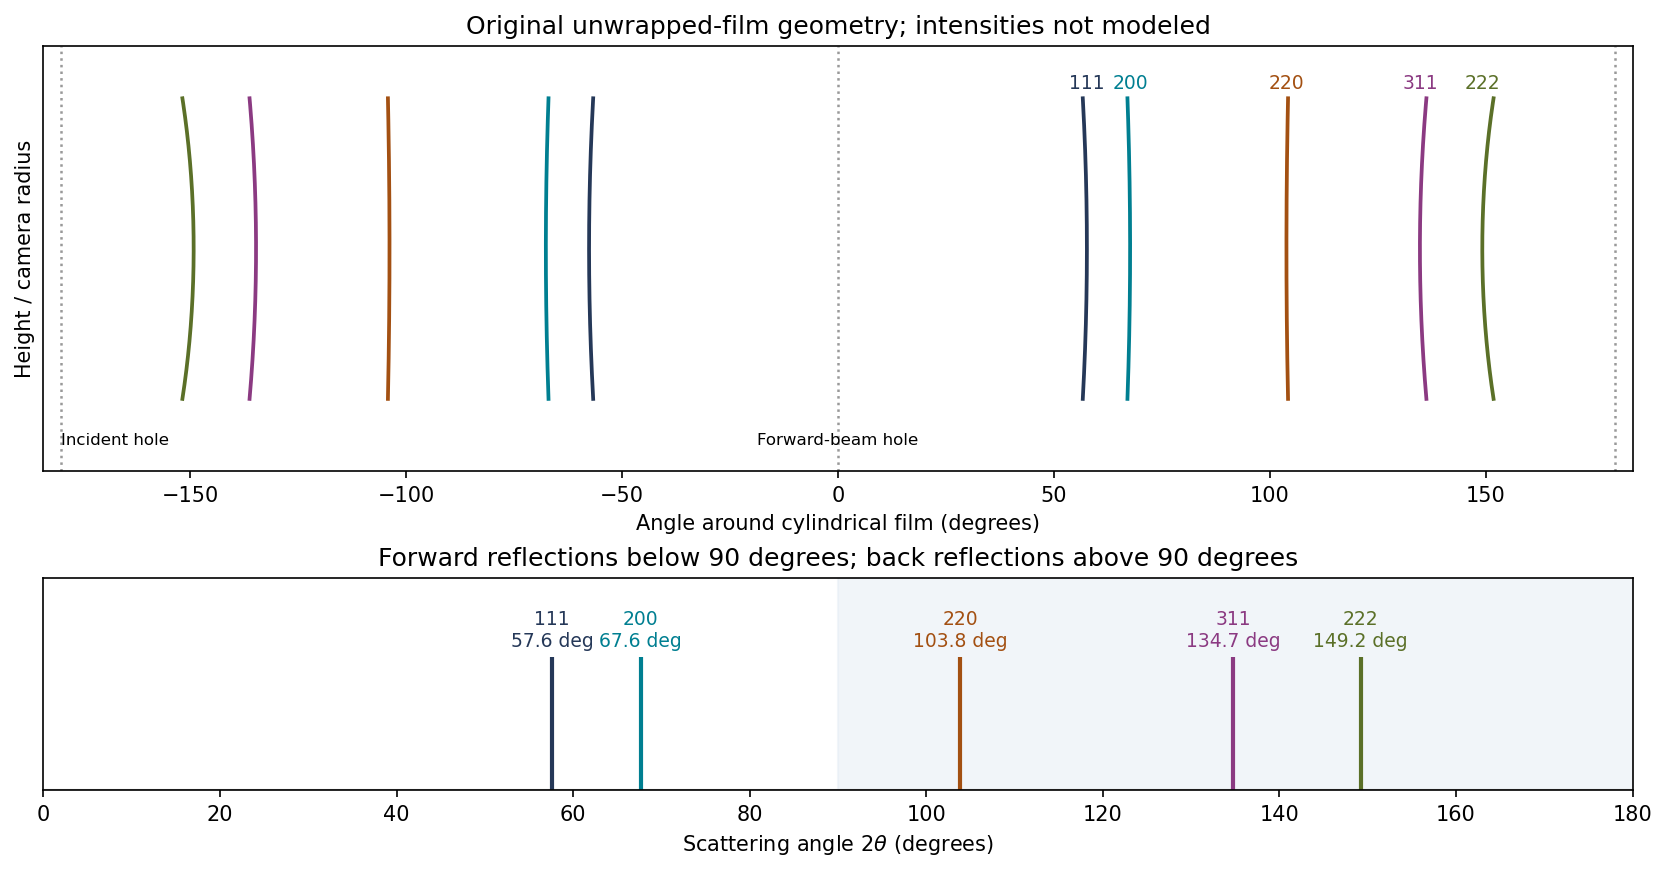

Source code (Python):
"""Original explanatory figure; Python 3.14, numpy and matplotlib.
Write the same-basename PNG to the current working directory for Make.
No source image or source data file is read.
"""
import matplotlib
matplotlib.use("Agg")
import matplotlib.pyplot as plt
from matplotlib.patches import Rectangle, Polygon, Circle, Arc
import numpy as np

def box(ax,x,y,w,h,text,fc="#e5edf5",size=9):
    ax.add_patch(Rectangle((x,y),w,h,fc=fc,ec="#253858",lw=1.2))
    ax.text(x+w/2,y+h/2,text,ha="center",va="center",fontsize=size)

def arrow(ax,a,b,text=None):
    ax.annotate("",xy=b,xytext=a,arrowprops=dict(arrowstyle="->",lw=1.3,color="#253858"))
    if text:ax.text((a[0]+b[0])/2,(a[1]+b[1])/2,text,fontsize=8,ha="center",va="bottom")

def finish(fig,name):
    fig.set_facecolor("white")
    fig.savefig(name,dpi=150,facecolor="white",bbox_inches="tight")
    plt.close(fig)

a=.348;lam=.1937;N=np.array([3,4,8,11,12]);labels=["111","200","220","311","222"]
chi=2*np.arcsin(lam*np.sqrt(N)/(2*a))
fig,axs=plt.subplots(2,1,figsize=(11,5.7),layout="constrained",gridspec_kw={"height_ratios":[2,1]})
ax=axs[0];h=np.linspace(-.23,.23,400)
colors=["#253858","#007f91","#a35012","#8b3a82","#5b7028"]
for th,label,color in zip(chi,labels,colors,strict=True):
 phi=np.degrees(np.arccos(np.cos(th)*np.sqrt(1+h*h)))
 for sgn in [-1,1]:ax.plot(sgn*phi,h,color=color,lw=1.8)
 ax.text(np.degrees(th),.245,label,ha="center",fontsize=9,color=color)
for p in [-180,0,180]:ax.axvline(p,color="#999999",ls=":",lw=1.2)
ax.text(0,-.30,"Forward-beam hole",ha="center",fontsize=8);ax.text(-180,-.30,"Incident hole",ha="left",fontsize=8)
ax.set(xlim=(-184,184),ylim=(-.34,.31),xlabel="Angle around cylindrical film (degrees)",ylabel=r"Height / camera radius",title="Original unwrapped-film geometry; intensities not modeled",yticks=[])
ax=axs[1]
ax.hlines(0,0,180,color="#aaaaaa")
for th,label,color in zip(chi,labels,colors,strict=True):
 t=np.degrees(th);ax.vlines(t,0,1,color=color,lw=2);ax.text(t,1.08,f"{label}\n{t:.1f} deg",ha="center",fontsize=9,color=color)
ax.axvspan(90,180,color="#e5edf5",alpha=.5)
ax.set(xlim=(0,180),ylim=(0,1.6),xlabel=r"Scattering angle $2\theta$ (degrees)",yticks=[],title="Forward reflections below 90 degrees; back reflections above 90 degrees")
finish(fig,"paper-1-diffraction-camera.png")
